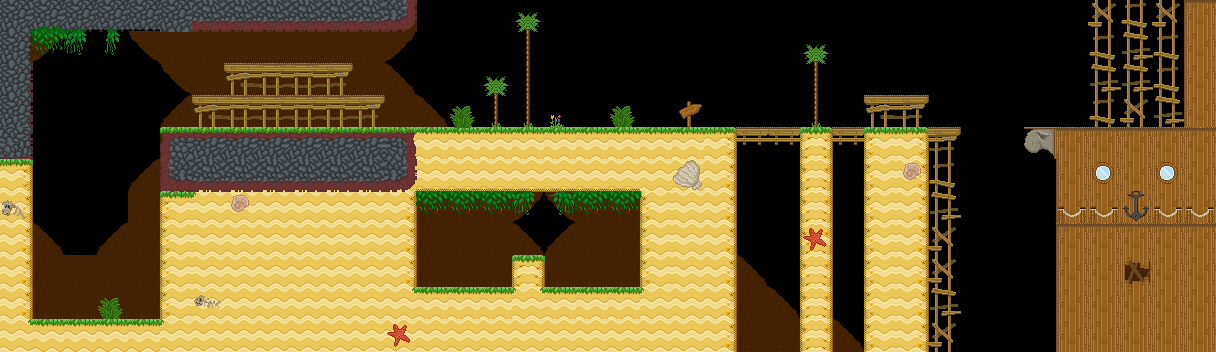

A 2D game scene composited from a Tiled map and its tileset images. What follows is a short description and the map's XML, with each tile layer's data collapsed to a summary:
An orthogonal 38x11 tile map with 32x32 px tiles, 3 tile layers (background, main, foreground), 1 hidden layer not drawn, 5 tilesets and 65 objects (21x veggie, 10x spike, 2x teleport, 2x beach_bush, start, ...).

<map version="1.0" orientation="orthogonal" renderorder="right-down" width="38" height="11" tilewidth="32" tileheight="32" nextobjectid="66">
 <properties>
  <property name="hints" value="" />
  <property name="time_to_beat" value="6" />
 </properties>
 <tileset firstgid="1" name="grass_level" tilewidth="32" tileheight="32" tilecount="153" columns="17">
  <image source="../../sprites/tilesets/34tile.png" width="544" height="306" />
 </tileset>
 <tileset firstgid="154" name="object_tilemap_32" tilewidth="32" tileheight="32" tilecount="25" columns="5">
  <image source="../../sprites/tilesets/object_tilemap_32.png" width="160" height="160" />
  <tile id="0">
   <properties>
    <property name="item_no" value="5" />
    <property name="type" value="costume_head" />
   </properties>
  </tile>
  <tile id="1">
   <properties>
    <property name="spawn" value="spawn" />
   </properties>
  </tile>
  <tile id="2">
   <properties>
    <property name="goal" value="goal" />
   </properties>
  </tile>
  <tile id="3">
   <properties>
    <property name="name" value="pig" />
   </properties>
  </tile>
  <tile id="4">
   <properties>
    <property name="direction" value="left" />
    <property name="name" value="walking_enemy" />
   </properties>
  </tile>
 </tileset>
 <tileset firstgid="179" name="object_tilemap_16" tilewidth="16" tileheight="16" tilecount="12" columns="4">
  <image source="../../sprites/tilesets/object_tilemap_16.png" width="64" height="48" />
 </tileset>
 <tileset firstgid="191" name="treetops_big_96" tilewidth="96" tileheight="64" tilecount="2" columns="2">
  <image source="../../sprites/objects/scenery/treetops_big_96.png" trans="ff00ff" width="192" height="64" />
 </tileset>
 <tileset firstgid="193" name="34tile_beach_temp" tilewidth="33" tileheight="33" spacing="1" margin="1" tilecount="189" columns="21">
  <image source="../../sprites/tilesets/34tile_beach_temp.png" width="714" height="306" />
 </tileset>
 <layer name="background" width="38" height="11">
  <properties>
   <property name="background" value="background" />
  </properties>
  <data>[418 cells, 140 non-empty, 21 distinct tile ids]</data>
 </layer>
 <layer name="main" width="38" height="11">
  <data>[418 cells, 213 non-empty, 36 distinct tile ids]</data>
 </layer>
 <layer name="foreground" width="38" height="11">
  <properties>
   <property name="foreground" value="foreground" />
  </properties>
  <data>[418 cells, 39 non-empty, 19 distinct tile ids]</data>
 </layer>
 <layer name="hidden" width="38" height="11" visible="0">
  <data>[418 cells, 40 non-empty, 5 distinct tile ids]</data>
 </layer>
 <objectgroup color="#e70000" name="hard-blocks" visible="0">
  <object id="1" x="1056" y="128" width="160" height="224" />
  <object id="2" x="32" y="320" width="128" height="32" />
  <object id="3" x="160" y="128" width="32" height="64" />
  <object id="4" x="0" y="0" width="32" height="160" />
  <object id="5" x="160" y="0" width="32" height="32" />
  <object id="6" x="1184" y="0" width="32" height="128" />
 </objectgroup>
 <objectgroup color="#0055ff" name="soft-blocks" visible="0">
  <object id="7" x="864" y="96" width="64" height="32" />
  <object id="8" x="928" y="128" width="32" height="32" />
  <object id="9" x="736" y="128" width="64" height="32" />
  <object id="10" x="1024" y="128" width="32" height="32" />
  <object id="11" x="832" y="128" width="32" height="32" />
  <object id="12" x="192" y="96" width="192" height="32" />
  <object id="13" x="224" y="64" width="128" height="32" />
 </objectgroup>
 <objectgroup name="objects-32px">
  <object id="14" name="start" gid="155" x="448" y="288" width="32" height="32">
   <properties>
    <property name="direction" value="right" />
    <property name="health" value="100" />
   </properties>
  </object>
  <object id="15" name="goal" gid="156" x="80" y="144" width="32" height="32" />
  <object id="16" name="teleport" gid="161" x="576" y="288" width="32" height="32">
   <properties>
    <property name="newX" value="528" />
    <property name="newY" value="76" />
   </properties>
  </object>
  <object id="17" name="teleport" gid="161" x="1120" y="128" width="32" height="32">
   <properties>
    <property name="newX" value="64" />
    <property name="newY" value="288" />
   </properties>
  </object>
  <object id="18" name="chest" gid="154" x="272" y="64" width="32" height="32">
   <properties>
    <property name="item_no" value="5" />
    <property name="type" value="costume_body" />
   </properties>
  </object>
  <object id="19" name="beach_bush" gid="178" x="568" y="128" width="32" height="32" />
  <object id="20" name="beach_bush" gid="178" x="888" y="128" width="32" height="32" />
 </objectgroup>
 <objectgroup name="objects-16px">
  <object id="21" name="veggie" gid="190" x="520" y="232" width="16" height="16" />
  <object id="22" name="veggie" gid="190" x="488" y="248" width="16" height="16" />
  <object id="23" name="veggie" gid="190" x="552" y="248" width="16" height="16" />
  <object id="24" name="veggie" gid="190" x="808" y="120" width="16" height="16" />
  <object id="25" name="veggie" gid="190" x="744" y="120" width="16" height="16" />
  <object id="26" name="veggie" gid="190" x="648" y="120" width="16" height="16" />
  <object id="27" name="veggie" gid="190" x="616" y="120" width="16" height="16" />
  <object id="28" name="veggie" gid="190" x="872" y="88" width="16" height="16" />
  <object id="29" name="veggie" gid="190" x="904" y="88" width="16" height="16" />
  <object id="30" name="veggie" gid="190" x="1024" y="80" width="16" height="16" />
  <object id="31" name="veggie" gid="190" x="1064" y="120" width="16" height="16" />
  <object id="32" name="veggie" gid="190" x="952" y="56" width="16" height="16" />
  <object id="33" name="veggie" gid="190" x="712" y="120" width="16" height="16" />
  <object id="34" name="veggie" gid="190" x="984" y="56" width="16" height="16" />
  <object id="35" name="veggie" gid="190" x="72" y="280" width="16" height="16" />
  <object id="36" name="veggie" gid="190" x="72" y="248" width="16" height="16" />
  <object id="37" name="veggie" gid="190" x="104" y="232" width="16" height="16" />
  <object id="38" name="veggie" gid="190" x="104" y="264" width="16" height="16" />
  <object id="39" name="veggie" gid="190" x="104" y="200" width="16" height="16" />
  <object id="40" name="veggie" gid="190" x="72" y="216" width="16" height="16" />
  <object id="41" name="veggie" gid="190" x="72" y="184" width="16" height="16" />
  <object id="42" name="spike" gid="186" x="1176" y="8" width="16" height="16" />
  <object id="43" name="spike" gid="186" x="1168" y="24" width="16" height="16" />
  <object id="44" name="spike" gid="186" x="1176" y="40" width="16" height="16" />
  <object id="45" name="spike" gid="186" x="1160" y="128" width="16" height="16" />
  <object id="46" name="spike" gid="186" x="1168" y="112" width="16" height="16" />
  <object id="47" name="spike" gid="186" x="1168" y="80" width="16" height="16" />
  <object id="48" name="spike" gid="186" x="1160" y="184" width="16" height="16" />
  <object id="49" name="spike" gid="186" x="1176" y="144" width="16" height="16" />
  <object id="50" name="spike" gid="186" x="1112" y="232" width="16" height="16" />
  <object id="51" name="spike" gid="186" x="1200" y="72" width="16" height="16" />
 </objectgroup>
 <objectgroup name="treetop_big" />
 <objectgroup color="#00aa00" name="sand-blocks" visible="0">
  <object id="52" x="416" y="288" width="96" height="64" />
  <object id="53" x="608" y="128" width="64" height="64" />
  <object id="54" x="416" y="128" width="192" height="64" />
  <object id="55" x="192" y="128" width="224" height="224" />
  <object id="56" x="192" y="0" width="224" height="32" />
  <object id="57" x="640" y="256" width="32" height="96" />
  <object id="58" x="640" y="192" width="32" height="64" />
  </objectgroup>
</map>
<!-- 7 of 65 objects omitted -->
